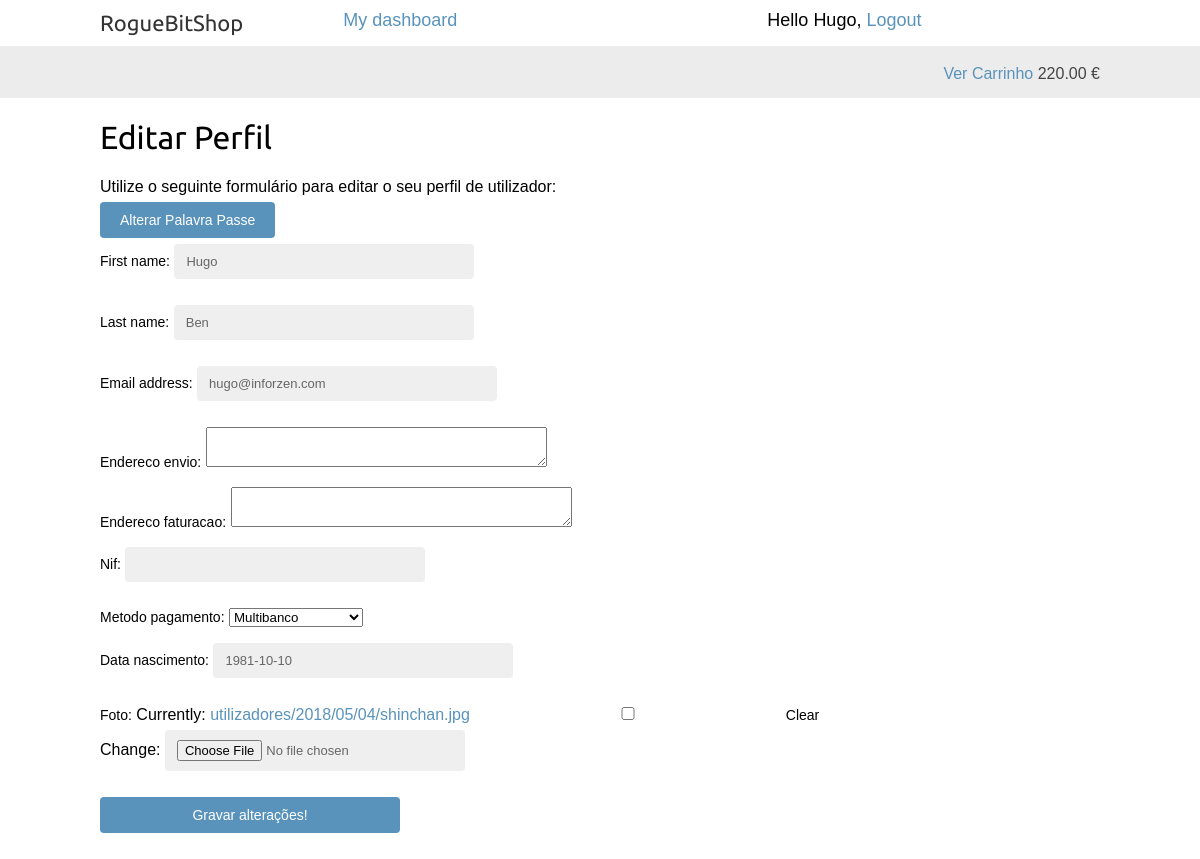
Before: /shop/edit/ (signed in) with the older database file.
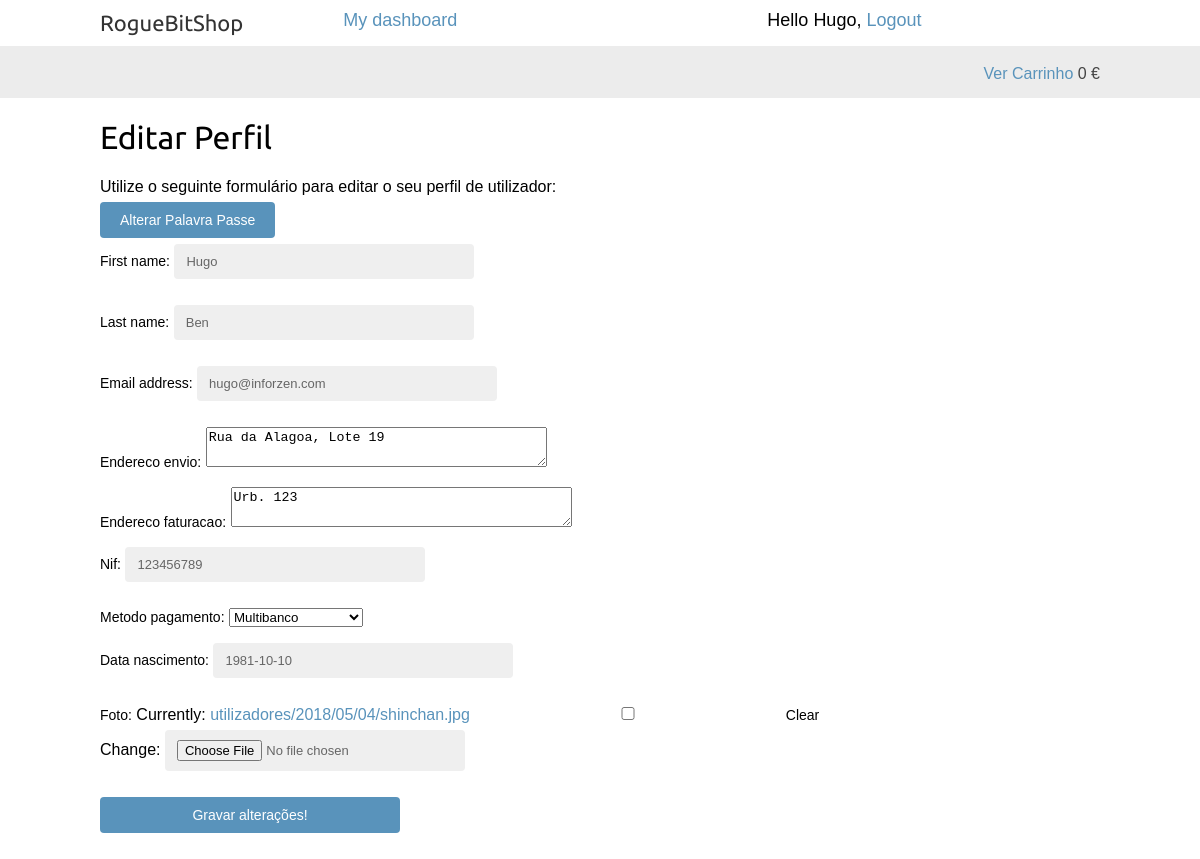
After: the same page with the newer database file.
### cart/models.py (models this page shows, shortened)
class Carrinho(models.Model):
    utilizador = models.ForeignKey(User, on_delete=models.CASCADE, null=True, blank=True)
    total = models.DecimalField(default=0.00, max_digits=10, decimal_places=2)
    criado = models.DateTimeField(auto_now_add=True)
    atualizado = models.DateTimeField(auto_now=True)

### shop/models.py (models this page shows, shortened)
class Perfil(models.Model):
    metodo_pagamento = models.ForeignKey(MetodoPagamento, default=1, on_delete=models.CASCADE)
    utilizador = models.OneToOneField(User)
    endereco_envio = models.TextField(max_length=100, blank=True)
    endereco_faturacao = models.TextField(max_length=100, blank=True)
    nif = models.CharField(max_length=11, blank=True)
    data_nascimento = models.DateField(blank=True, null=True)
    foto = models.ImageField(upload_to='utilizadores/%Y/%m/%d', blank=True)

### shop/views.py (the view)
@login_required
def edit(request):
    if request.method == 'POST':
        metodos_pagamento = MetodoPagamento.objects.all()
        user_form = UserEditForm(
            instance=request.user,
            data=request.POST)
        perfil_form = PerfilEditForm(
            instance=request.user.perfil,
            data=request.POST,
            files=request.FILES)
        if user_form.is_valid() and perfil_form.is_valid():
            user_form.save()
            perfil_form.save()
    else:
        metodos_pagamento = MetodoPagamento.objects.all()
        user_form = UserEditForm(instance=request.user)
        perfil_form = PerfilEditForm(instance=request.user.perfil)
    return render(request,'shop/edit.html',
                  {'user_form': user_form,
                   'perfil_form': perfil_form,
                   'metodos_pagamento': metodos_pagamento,})

### shop/forms.py
class UserEditForm(forms.ModelForm):
    class Meta:
        model = User
        fields = ('first_name','last_name','email')

class PerfilEditForm(forms.ModelForm):
    class Meta:
        model = Perfil
        fields = ('endereco_envio','endereco_faturacao', 'nif','metodo_pagamento', 'data_nascimento', 'foto')

### shop/context_processors.py (called while the page is built)
def total_on_base(request):
    utilizador = request.user
    if utilizador.is_authenticated():
        if not Carrinho.objects.filter(utilizador=utilizador):
            total_on_base = 0
        else:
            carrinho = Carrinho.objects.filter(utilizador=utilizador).last()
            total_on_base = carrinho.total
    else:
        total_on_base = 0
    return {'total_on_base': total_on_base}

### shop/models.py (called while the page is built)
    def __str__(self):
        return '{}'.format(self.metodo_pagamento)

### shop/templates/shop/edit.html (shortened to what this page needs)
{% extends "shop/base.html" %}
{% block content %}
    <h1>Editar Perfil</h1>
    <p>Utilize o seguinte formulário para editar o seu perfil de utilizador:</p>
    <a id="makebutton" href="{% url "shop:password_change" %}">Alterar Palavra Passe</a>
    <form action="." method="post" enctype="multipart/form-data">
        {{ user_form.as_p }}
        {{ perfil_form.as_p }}
        <p><input type="submit" value="Gravar alterações!"></p>
    </form>
{% endblock %}

### shop/templates/shop/base.html (shortened to what this page needs)
{% load static %}
<html>
    <head>
        <link href="{% static "css/base.css" %}" rel="stylesheet">
    </head>
    <body>
        <div id="header">
            <a href="/shop" class="logo">RogueBitShop</a>
            <div>
                {% if request.user.is_authenticated %}
                    <a href="{% url "shop:dashboard" %}">My dashboard</a>
                    <span>Hello {{ request.user.first_name }},</span>
                    <a href="{% url "shop:loggedout" %}">Logout</a>
                {% else %}
                    <a href="{% url "shop:login" %}">Log-in</a>
                    <span style="display:inline-block; width: 2%;"></span><a href = "{% url "shop:register" %}"> Registar </a>
                {% endif %}
            </div>
        </div>
        <div id="subheader">
            <div class="cart">
                {% if request.user.is_authenticated %}
                    <a href="{% url "cart:mostrar_carrinho" %}">Ver Carrinho</a>
                    {{ total_on_base }} €
                {% endif %}
            </div>
        </div>
        <div id="content">
            {% block content %}
            {% endblock %}
        </div>
    </body>
</html>

Changed rows visible on the page:
removed Carrinho: total "220.00"
now on this page (row edited): Perfil: endereco_envio "Rua da Alagoa, Lote 19", endereco_faturacao "Urb. 123", nif "123456789"
Other visible differences:
{{ total_on_base }}: (not shown) → "0"
